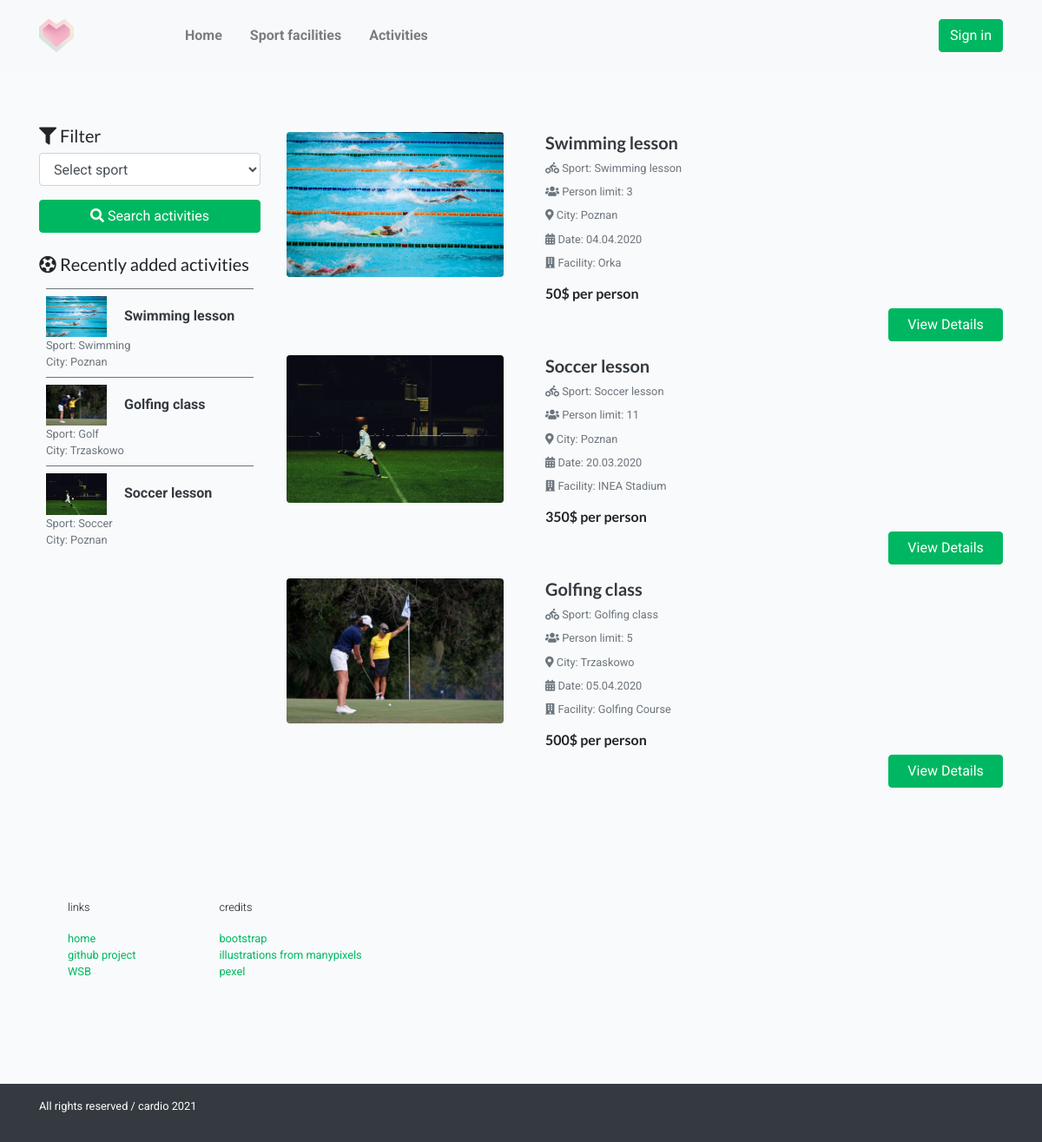
The page /activitylist.php on the database its author committed.
### tables this page shows
CREATE TABLE `dbactivities` (
  `id` int(11) NOT NULL,
  `activityname` varchar(50) NOT NULL,
  `sport` int(10) NOT NULL,
  `activitydate` varchar(20) NOT NULL,
  `userlimit` int(10) NOT NULL,
  `facility` varchar(40) NOT NULL,
  `city` varchar(50) NOT NULL,
  `price` int(10) NOT NULL,
  `image` varchar(100) NOT NULL
);

CREATE TABLE `dbsport` (
  `id` int(10) NOT NULL,
  `sportname` varchar(50) NOT NULL
);

### activitylist.php (the view, shortened to what this page needs)
<?php
   include('scripts/config.php');
   ?>
<html lang="en">
<head>
<link rel="stylesheet" href="assets/css/bootstrap.min.css">
<link rel="stylesheet" href="assets/css/style.css">
<link rel="stylesheet" href="assets/fonts/icomoon/style.css">
<link rel="stylesheet" href="assets/css/owl.carousel.min.css">
<link href="assets/css/fontawesome.css" rel="stylesheet">
<link href="assets/css/brands.css" rel="stylesheet">
<link href="assets/css/solid.css" rel="stylesheet">
</head>
<body>
<?php include('assets/header.php');?>
<section class="container">
 <div class="py-5">
	<div class="py-4">
	</div>
 </div>
 <div class="container-xl">
	<div class="row">
	   <div class="col-md-9 col-md-push-3 order-lg-1">
<?php $sql = "SELECT dbactivities.*,dbsport.sportname,dbsport.id as sid from dbactivities join dbsport on dbsport.id=dbactivities.sport";
$query = $dbh -> prepare($sql);
$query->execute();
$results=$query->fetchAll(PDO::FETCH_OBJ);
if($query->rowCount() > 0)
{
foreach($results as $result)
{  ?>
		  <ul class="list-unstyled ">
		  <li class="media py-2">
			 <img class="mr-5 rounded" width="250" src="assets/img/<?php echo htmlentities($result->image);?>"/>
			 <div class="media-body align-self-center">
				<h5 class="mt-0 mb-1 font-weight-bold"><a class="text-dark" href="activity-details.php?aid=<?php echo htmlentities($result->id);?>"><?php echo htmlentities($result->activityname);?></a></h5>
				<p class="text-dark mb-0 py-1 small"><span class="text-muted mr-2"><i class="fas fa-biking"></i>  Sport: <?php echo htmlentities($result->activityname);?></span></p>
				<p class="text-dark mb-0 py-1 small"><span class="text-muted mr-2"><i class="fas fa-users"></i>  Person limit: <?php echo htmlentities($result->userlimit);?></span></p>
				<p class="text-dark mb-0 py-1 small"><span class="text-muted mr-2"><i class="fas fa-map-marker-alt"></i>  City: <?php echo htmlentities($result->city);?></span></p>
				<p class="text-dark mb-0 py-1 small"><span class="text-muted mr-2"><i class="fas fa-calendar-alt"></i>  Date: <?php echo htmlentities($result->activitydate);?></span></p>
				<p class="text-dark mb-0 py-1 small"><span class="text-muted mr-2"><i class="fas fa-building"></i>  Facility: <?php echo htmlentities($result->facility);?></span></p>
				<div class="d-flex align-items-center justify-content mt-1">
				   <h6 class="font-weight-bold my-2"><?php echo htmlentities($result->price);?>$ per person</span></h6>
				</div>
				<a href="activity-details.php?aid=<?php echo htmlentities($result->id);?>" class="col-sm-3 float-right btn text-white btn-block btn-primary">View Details</a>
			 </div>
		  </li>
		  <?php }} ?>
	   </div>
	   <aside class="col-md-3 col-md-pull-9">
		  <h5><i class="fa fa-filter" aria-hidden="true"></i> Filter </h5>
		  <form action="searchactivity.php" method="post">
			 <div class="form-group select">
				<select class="form-control" name="sport">
				   <option>Select sport</option>
				</select>
			 </div>
			 <div class="form-group">
				<button type="submit" class="btn text-white btn-block btn-primary"><i class="fa fa-search" aria-hidden="true"></i> Search activities</button>
			 </div>
		  </form>
		  <div class="mt-4">
			 <div>
				<h5><i class="fa fa-futbol" aria-hidden="true"></i> Recently added activities</h5>
			 </div>
			 <div>
				<ul class="list-unstyled px-2 py-2">
<?php $sql = "SELECT dbactivities.*,dbsport.sportname,dbsport.id as sid from dbactivities join dbsport on dbsport.id=dbactivities.sport order by id desc limit 4";
$query = $dbh -> prepare($sql);
$query->execute();
$results=$query->fetchAll(PDO::FETCH_OBJ);
if($query->rowCount() > 0)
{
foreach($results as $result)
{  ?>
				   <li class="media-sm py-2 border-top border-secondary">
					  <img class="rounded-cricle" width="70" src="assets/img/<?php echo htmlentities($result->image);?>"/>
					  <a class="text-dark px-3 font-weight-bold" href="activity-details.php?aid=<?php echo htmlentities($result->id);?>"><?php echo htmlentities($result->activityname);?></a>
					  <p class="text-dark mb-0 small"><span class="text-muted mr-2"> Sport: <?php echo htmlentities($result->sportname);?></span></p>
					  <p class="text-dark mb-0 small"><span class="text-muted mr-2">City: <?php echo htmlentities($result->city);?></span></p>
				   </li>
				   <?php }} ?>
				</ul>
			 </div>
		  </div>
	</div>
 </div>
</section>
<?php include('assets/footer.php');?>
</body>
</html>

### assets/header.php (shortened to what this page needs)
<html lang="en">
<head>
<link rel="stylesheet" href="assets/css/bootstrap.min.css">
<link rel="stylesheet" href="assets/css/style.css">
<link rel="stylesheet" href="assets/fonts/icomoon/style.css">
<link rel="stylesheet" href="assets/css/owl.carousel.min.css">
<link href="assets/css/fontawesome.css" rel="stylesheet">
<link href="assets/css/brands.css" rel="stylesheet">
<link href="assets/css/solid.css" rel="stylesheet">
</head>
<body>
<nav class="navbar fixed-top navbar-expand-xl navbar-light bg-light py-3">
	<div class="container">
	<a class="navbar-brand" href="#"><img src="assets/img/logo.svg" width="40" height="40" alt=""></a>
		<div class="collapse navbar-collapse" id="navbarNav">
			<ul class="navbar-nav mx-5 px-5 font-weight-bold">
				<li class="nav-item px-2">
				<a class="nav-link" href="index.php">Home</a>
				</li>
				<li class="nav-item px-2">
				<a class="nav-link" href="halllist.php">Sport facilities</a>
				</li>
				<li class="nav-item px-2">
				<a class="nav-link" href="activitylist.php">Activities</a>
				</li>
			</ul>
			<ul class="navbar-nav ml-auto">
			<?php  if(!$_SESSION['login']) {?>
				<li><a href="login.php"> <button class="btn text-white btn-block btn-primary" type="button">Sign in</button></a></li>
         <?php } ?>
		</div>
	</div>
</nav>
</body>

### assets/footer.php (shortened to what this page needs)
<html lang="en">
<head>
<link rel="stylesheet" href="assets/css/bootstrap.min.css">
<link rel="stylesheet" href="assets/css/style.css">
<link rel="stylesheet" href="assets/fonts/icomoon/style.css">
<link rel="stylesheet" href="assets/css/owl.carousel.min.css">
<link href="assets/css/fontawesome.css" rel="stylesheet">
<link href="assets/css/brands.css" rel="stylesheet">
<link href="assets/css/solid.css" rel="stylesheet">
</head>
<body>
<section id="footer">
	<div class="container py-5 my-5">
		<div class="row">
		<ul class="list-unstyled px-5 py-2">
			<small>
			<p>links</p>
			<li><a href="http://cardioapp.cba.pl/">home</a></li>
			<li><a href="https://github.com/kubamieloch/cardio-web-app">github project</a></li>
			<li><a href="https://www.wsb.pl/poznan/">WSB</a></li>
			</small>
			</ul>
		<ul class="list-unstyled px-5 py-2">
			<small>
			<p>credits</p>
			<li><a href="https://getbootstrap.com/">bootstrap</a></li>
			<li><a href="https://www.manypixels.co/">illustrations from manypixels</a></li>
			<li><a href="https://www.pexels.com/">pexel</a></li>
			</small>
		</ul>
		</div>
	</div>
	<div class="container-fluid bg-dark">
		<div class="container py-3">
		<p class="text-white"><small> All rights reserved / cardio 2021</small></p>
		</div>
	</div>
</section>
</body>

### assets/css/style.css (style rules this page uses)
body { font-family: "Roboto", sans-serif; background-color: #f8fafb; }
p { color: #141414; font-weight: 300; }
h1, h2, h3, h4, h5, h6, .h1, .h2, .h3, .h4, .h5, .h6 { font-family: "Lato", sans-serif; }
a { -webkit-transition: .3s all ease; -o-transition: .3s all ease; transition: .3s all ease; }

### assets/css/solid.css (style rules this page uses)
.fa, .fas { font-family: 'Font Awesome 5 Free'; font-weight: 900; }

### rows shown on the page
dbactivities: image (picture), activityname "Swimming lesson", userlimit "3", city "Poznan", activitydate "04.04.2020", facility "Orka", price "50", dbsport.sportname "Swimming"
dbactivities: image (picture), activityname "Soccer lesson", userlimit "11", city "Poznan", activitydate "20.03.2020", facility "INEA Stadium", price "350", dbsport.sportname "Soccer"
dbactivities: image (picture), activityname "Golfing class", userlimit "5", city "Trzaskowo", activitydate "05.04.2020", facility "Golfing Course", price "500", dbsport.sportname "Golf"
